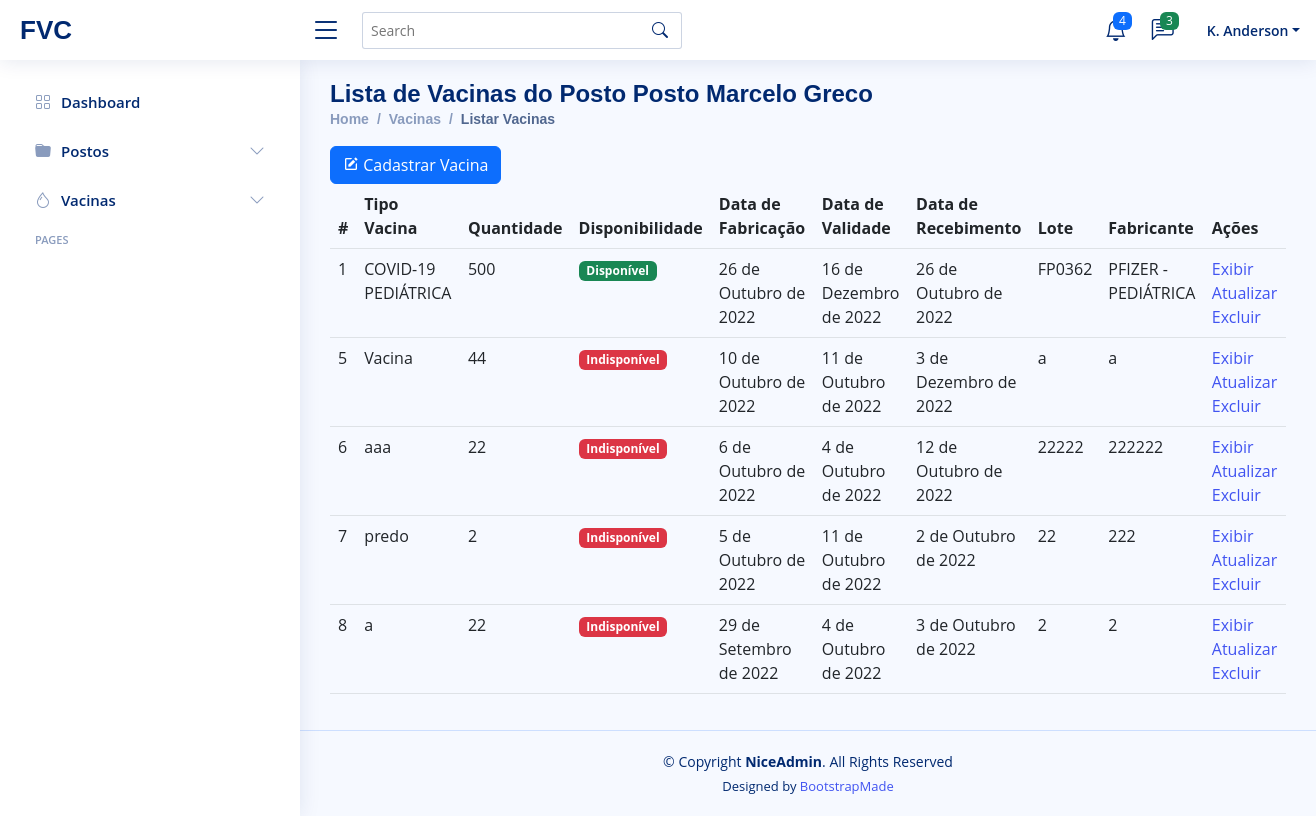
/posvacindex/1, run on an earlier commit of the app's database.
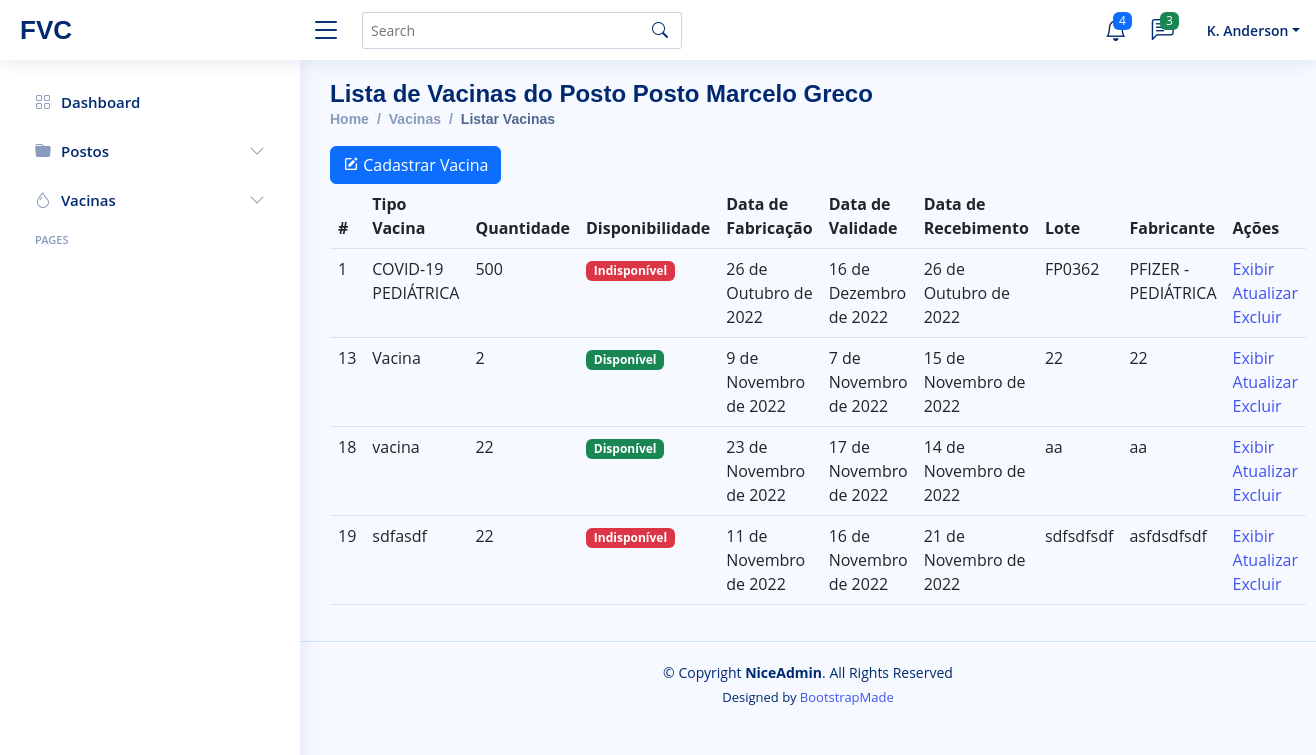
And on a later commit of the database.
### core/models.py (models this page shows, shortened)
class vacinas(models.Model):
    DISPONIBILIDADE_CHOICES=[
        [1, "Disponível"],
        [0, "Indisponível"]
    ]
    vac_tipo_vacina = models.CharField(max_length = 120)
    vac_lote = models.CharField(max_length = 45)
    vac_fabricante = models.CharField(max_length = 45)
    vac_descricao = models.TextField(max_length = 300)
    vac_quantidade = models.IntegerField()
    vac_disponibilidade = models.BooleanField(choices=DISPONIBILIDADE_CHOICES)
    vac_contraindicacao = models.TextField(max_length = 300)
    vac_reacoes = models.TextField(max_length = 300)
    vac_data_fabricacao = models.DateField()
    vac_data_validade = models.DateField()
    vac_data_recebimento = models.DateField()
    vac_posto = models.ForeignKey("Postos", on_delete=models.CASCADE, related_name='Vacinas')
    vac_dias = models.ManyToManyField("Dias", related_name = "Vacinas")
    class Meta:
        verbose_name_plural = "Vacinas"

### core/views.py (the view)
# urls.py: path('posvacindex/<int:id_posto>', pos_vac_index, name= "lista_postos_vacinas"),
def  pos_vac_index(request, id_posto):
    posto = postos.objects.get(pk = id_posto)
    vacina = vacinas.objects.filter(vac_posto = id_posto)
    pacote = {"postoChave": posto, "vacinasChave": vacina}
    return render(request, "pos-vac-index.html",pacote)

### core/templates/pos-vac-index.html (shortened to what this page needs)
{%extends 'layouts/pages-blank.html'%}
{%block page-name%}Lista de Vacinas do Posto {{postoChave.pos_nome}}{%endblock page-name%}
{%block directory%}
<li class="breadcrumb-item"><a href="index.html">Home</a></li>
<li class="breadcrumb-item">Vacinas</li>
<li class="breadcrumb-item active">Listar Vacinas</li>
{%endblock directory%}
{%block main-content%}
<a href= "{% url 'create_postos_vacinas' postoChave.id%}">
  <button type="button" class="btn btn-primary">
    <i class="bx bxs-edit"></i>
    Cadastrar Vacina
  </button>
  </a>
<table class="table">
  <thead>
    <tr>
      <th scope="col">#</th>
      <th scope="col">Tipo Vacina</th>
      <th scope="col">Quantidade</th>
      <th scope="col">Disponibilidade</th>
      <th scope="col">Data de Fabricação</th>
      <th scope="col">Data de Validade</th>
      <th scope="col">Data de Recebimento</th>
      <th scope="col">Lote</th>
      <th scope="col">Fabricante</th>
      <th scope="col">Ações</th>
    </tr>
  </thead>
  <tbody>
    {%for i in vacinasChave%}
    <tr>
        <td>{{i.id}} </td>
        <td>{{i.vac_tipo_vacina}}</td>
        <td>{{i.vac_quantidade}}</td>
        {%if i.vac_disponibilidade%}
        <td><span class="badge bg-success">Disponível</span></td>
        {% else %}
        <td><span class="badge bg-danger">Indisponível</span></td>
        {% endif %}
        <td>{{i.vac_data_fabricacao}} </td>
        <td>{{i.vac_data_validade}} </td>
        <td>{{i.vac_data_recebimento}} </td>
        <td>{{i.vac_lote}} </td>
        <td>{{i.vac_fabricante}} </td>
        <td>
            <a href="{%url 'show_vacinas' i.id%}">Exibir</a>
            <a href="{%url 'update_vacinas' i.id%}">Atualizar</a>
            <a href="{%url 'delete_vacinas' i.id%}">Excluir</a>
        </td>
    </tr>
    {%endfor%}
  </tbody>
</table>
{%endblock main-content%}

What changed in the data, as far as the page shows it:
removed vacinas: id "5", vac_tipo_vacina "Vacina", vac_quantidade "44", vac_disponibilidade "Indisponível", vac_data_fabricacao "10 de Outubro de 2022", vac_data_validade "11 de Outubro de 2022", vac_data_recebimento "3 de Dezembro de 2022", vac_lote "a", vac_fabricante "a"
removed vacinas: id "6", vac_tipo_vacina "aaa", vac_quantidade "22", vac_disponibilidade "Indisponível", vac_data_fabricacao "6 de Outubro de 2022", vac_data_validade "4 de Outubro de 2022", vac_data_recebimento "12 de Outubro de 2022", vac_lote "22222", vac_fabricante "222222"
removed vacinas: id "7", vac_tipo_vacina "predo", vac_quantidade "2", vac_disponibilidade "Indisponível", vac_data_fabricacao "5 de Outubro de 2022", vac_data_validade "11 de Outubro de 2022", vac_data_recebimento "2 de Outubro de 2022", vac_lote "22", vac_fabricante "222"
removed vacinas: id "8", vac_tipo_vacina "a", vac_quantidade "22", vac_disponibilidade "Indisponível", vac_data_fabricacao "29 de Setembro de 2022", vac_data_validade "4 de Outubro de 2022", vac_data_recebimento "3 de Outubro de 2022", vac_lote "2", vac_fabricante "2"
changed vacinas "COVID-19 PEDIÁTRICA": vac_disponibilidade "Disponível" → "Indisponível"
added vacinas: id "13", vac_tipo_vacina "Vacina", vac_quantidade "2", vac_disponibilidade "Disponível", vac_data_fabricacao "9 de Novembro de 2022", vac_data_validade "7 de Novembro de 2022", vac_data_recebimento "15 de Novembro de 2022", vac_lote "22", vac_fabricante "22"
added vacinas: id "18", vac_tipo_vacina "vacina", vac_quantidade "22", vac_disponibilidade "Disponível", vac_data_fabricacao "23 de Novembro de 2022", vac_data_validade "17 de Novembro de 2022", vac_data_recebimento "14 de Novembro de 2022", vac_lote "aa", vac_fabricante "aa"
added vacinas: id "19", vac_tipo_vacina "sdfasdf", vac_quantidade "22", vac_disponibilidade "Indisponível", vac_data_fabricacao "11 de Novembro de 2022", vac_data_validade "16 de Novembro de 2022", vac_data_recebimento "21 de Novembro de 2022", vac_lote "sdfsdfsdf", vac_fabricante "asfdsdfsdf"
